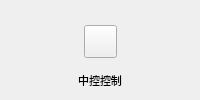
               <widget class="QWidget" name="widget_37" native="true">
                <layout class="QVBoxLayout" name="verticalLayout_25">
                 <property name="spacing">
                  <number>0</number>
                 </property>
                 <property name="leftMargin">
                  <number>0</number>
                 </property>
                 <property name="topMargin">
                  <number>0</number>
                 </property>
                 <property name="rightMargin">
                  <number>0</number>
                 </property>
                 <property name="bottomMargin">
                  <number>0</number>
                 </property>
                 <item>
                  <spacer name="verticalSpacer_25">
                   <property name="orientation">
                    <enum>Qt::Vertical</enum>
                   </property>
                   <property name="sizeHint" stdset="0">
                    <size>
                     <width>20</width>
                     <height>8</height>
                    </size>
                   </property>
                  </spacer>
                 </item>
                 <item>
                  <widget class="QWidget" name="widget_38" native="true">
                   <layout class="QVBoxLayout" name="verticalLayout_26">
                    <property name="spacing">
                     <number>0</number>
                    </property>
                    <property name="leftMargin">
                     <number>0</number>
                    </property>
                    <property name="topMargin">
                     <number>0</number>
                    </property>
                    <property name="rightMargin">
                     <number>0</number>
                    </property>
                    <property name="bottomMargin">
                     <number>0</number>
                    </property>
                    <item>
                     <widget class="QWidget" name="widget_39" native="true">
                      <property name="minimumSize">
                       <size>
                        <width>0</width>
                        <height>60</height>
                       </size>
                      </property>
                      <layout class="QHBoxLayout" name="horizontalLayout_13">
                       <property name="spacing">
                        <number>0</number>
                       </property>
                       <property name="leftMargin">
                        <number>0</number>
                       </property>
                       <property name="topMargin">
                        <number>0</number>
                       </property>
                       <property name="rightMargin">
                        <number>0</number>
                       </property>
                       <property name="bottomMargin">
                        <number>0</number>
                       </property>
                       <item>
                        <spacer name="horizontalSpacer_25">
                         <property name="orientation">
                          <enum>Qt::Horizontal</enum>
                         </property>
                         <property name="sizeHint" stdset="0">
                          <size>
                           <width>30</width>
                           <height>20</height>
                          </size>
                         </property>
                        </spacer>
                       </item>
                       <item>
                        <widget class="QPushButton" name="btn_3">
                         <property name="sizePolicy">
                          <sizepolicy hsizetype="Minimum" vsizetype="Minimum">
                           <horstretch>0</horstretch>
                           <verstretch>0</verstretch>
                          </sizepolicy>
                         </property>
                         <property name="minimumSize">
                          <size>
                           <width>33</width>
                           <height>33</height>
                          </size>
                         </property>
                         <property name="maximumSize">
                          <size>
                           <width>33</width>
                           <height>33</height>
                          </size>
                         </property>
                         <property name="focusPolicy">
                          <enum>Qt::TabFocus</enum>
                         </property>
                         <property name="styleSheet">
                          <string notr="true"/>
                         </property>
                         <property name="text">
                          <string/>
                         </property>
                        </widget>
                       </item>
                       <item>
                        <spacer name="horizontalSpacer_26">
                         <property name="orientation">
                          <enum>Qt::Horizontal</enum>
                         </property>
                         <property name="sizeHint" stdset="0">
                          <size>
                           <width>30</width>
                           <height>20</height>
                          </size>
                         </property>
                        </spacer>
                       </item>
                      </layout>
                     </widget>
                    </item>
                    <item>
                     <widget class="DisMenuLabel" name="label_12">
                      <property name="maximumSize">
                       <size>
                        <width>16777215</width>
                        <height>30</height>
                       </size>
                      </property>
                      <property name="font">
                       <font>
                        <family>微软雅黑</family>
                        <pointsize>8</pointsize>
                       </font>
                      </property>
                      <property name="text">
                       <string>中控控制</string>
                      </property>
                      <property name="alignment">
                       <set>Qt::AlignCenter</set>
                      </property>
                     </widget>
                    </item>
                   </layout>
                  </widget>
                 </item>
                 <item>
                  <spacer name="verticalSpacer_26">
                   <property name="orientation">
                    <enum>Qt::Vertical</enum>
                   </property>
                   <property name="sizeHint" stdset="0">
                    <size>
                     <width>20</width>
                     <height>8</height>
                    </size>
                   </property>
                  </spacer>
                 </item>
                </layout>
               </widget>
